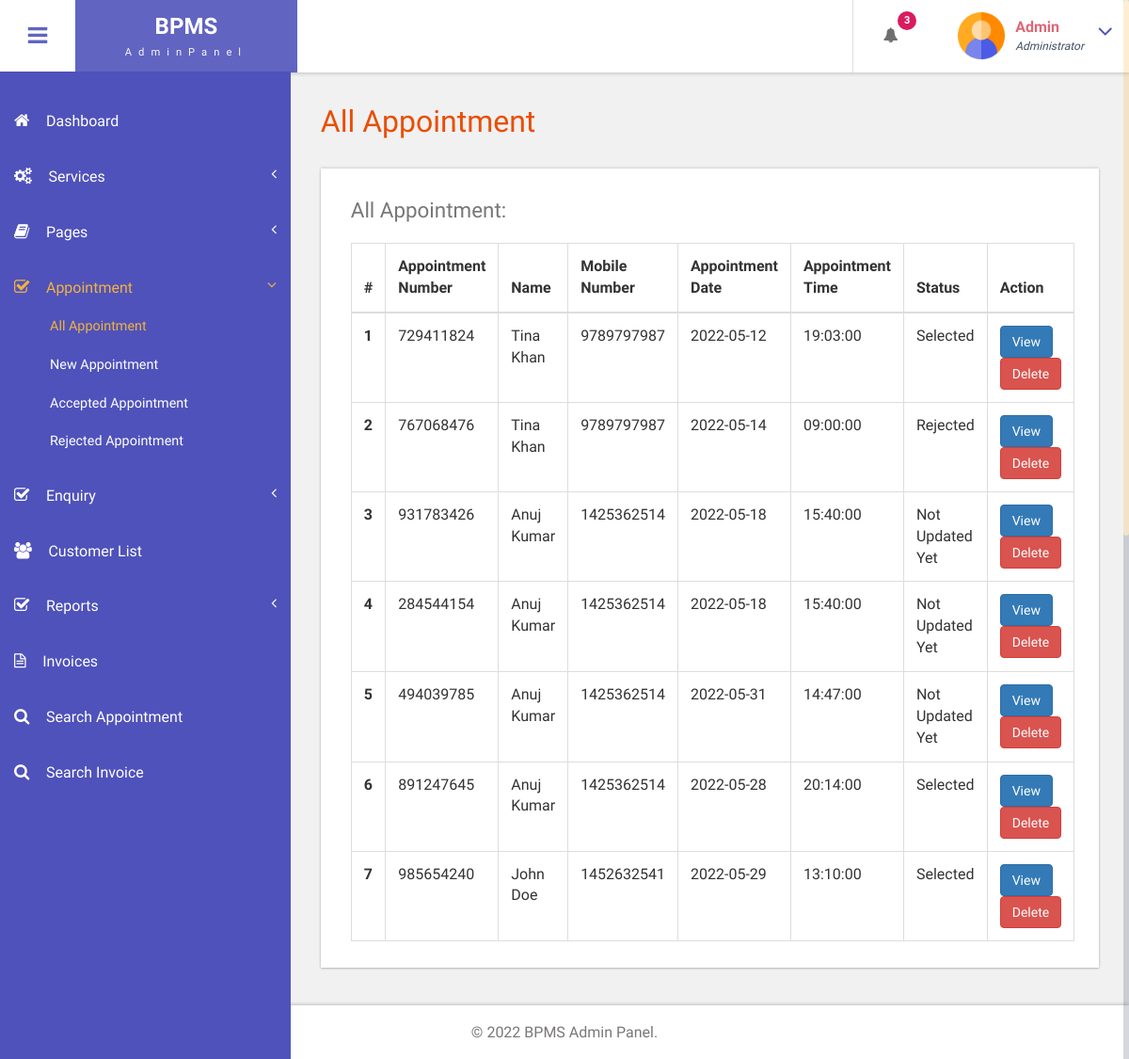
Page /bpms/admin/all-appointment.php (signed in) on the committed database.
### tables this page shows
CREATE TABLE `tblbook` (
  `ID` int(10) NOT NULL,
  `UserID` int(10) DEFAULT NULL,
  `AptNumber` int(10) DEFAULT NULL,
  `AptDate` date DEFAULT NULL,
  `AptTime` time DEFAULT NULL,
  `Message` mediumtext DEFAULT NULL,
  `BookingDate` timestamp NULL DEFAULT current_timestamp(),
  `Remark` varchar(250) DEFAULT NULL,
  `Status` varchar(250) DEFAULT NULL,
  `RemarkDate` timestamp NULL DEFAULT NULL ON UPDATE current_timestamp()
);

CREATE TABLE `tbluser` (
  `ID` int(10) NOT NULL,
  `FirstName` varchar(120) DEFAULT NULL,
  `LastName` varchar(250) DEFAULT NULL,
  `MobileNumber` bigint(10) DEFAULT NULL,
  `Email` varchar(120) DEFAULT NULL,
  `Password` varchar(120) DEFAULT NULL,
  `RegDate` timestamp NULL DEFAULT current_timestamp()
);

### bpms/admin/all-appointment.php (the view, shortened to what this page needs)
<?php
include('includes/dbconnection.php');
if (strlen($_SESSION['bpmsaid']==0)) {
  header('location:logout.php');
  } else{
  ?>
<!DOCTYPE HTML>
<html>
<head>
<link href="css/bootstrap.css" rel='stylesheet' type='text/css' />
<link href="css/style.css" rel='stylesheet' type='text/css' />
<link href="css/font-awesome.css" rel="stylesheet">
<link href="css/animate.css" rel="stylesheet" type="text/css" media="all">
<link href="css/custom.css" rel="stylesheet">
</head>
<body class="cbp-spmenu-push">
	<div class="main-content">
		 <?php include_once('includes/sidebar.php');?>
		 <?php include_once('includes/header.php');?>
		<div id="page-wrapper">
			<div class="main-page">
				<div class="tables">
					<h3 class="title1">All Appointment</h3>
					<div class="table-responsive bs-example widget-shadow">
						<h4>All Appointment:</h4>
						<table class="table table-bordered"> <thead> <tr> <th>#</th>
							<th> Appointment Number</th>
							<th>Name</th><th>Mobile Number</th>
							<th>Appointment Date</th>
							<th>Appointment Time</th>
							<th>Status</th>
							<th>Action</th> </tr> </thead> <tbody>
<?php
$ret=mysqli_query($con,"select tbluser.FirstName,tbluser.LastName,tbluser.Email,tbluser.MobileNumber,tblbook.ID as bid,tblbook.AptNumber,tblbook.AptDate,tblbook.AptTime,tblbook.Message,tblbook.BookingDate,tblbook.Status from tblbook join tbluser on tbluser.ID=tblbook.UserID");
$cnt=1;
while ($row=mysqli_fetch_array($ret)) {
?>
						 <tr> <th scope="row"><?php echo $cnt;?></th>
						 	<td><?php  echo $row['AptNumber'];?></td>
						 	<td><?php  echo $row['FirstName'];?> <?php  echo $row['LastName'];?></td>
						 	<td><?php  echo $row['MobileNumber'];?></td>
						 	<td><?php  echo $row['AptDate'];?></td>
						 	<td><?php  echo $row['AptTime'];?></td>
						 	<?php if($row['Status']==""){ ?>
                     <td class="font-w600"><?php echo "Not Updated Yet"; ?></td>
                     <?php } else { ?>
                      <td><?php  echo $row['Status'];?></td><?php } ?>
                                       <td><a href="view-appointment.php?viewid=<?php echo $row['bid'];?>" class="btn btn-primary">View</a>
<a href="all-appointment.php?delid=<?php echo $row['bid'];?>" class="btn btn-danger" onClick="return confirm('Are you sure you want to delete?')">Delete</a>
                                       	</td> </tr>   <?php
$cnt=$cnt+1;
}?></tbody> </table>
					</div>
				</div>
			</div>
		</div>
		 <?php include_once('includes/footer.php');?>
	</div>
</body>
</html>
<?php }  ?>

### bpms/admin/includes/header.php (shortened to what this page needs)
<div class="sticky-header header-section ">
      <div class="header-left">
        <button id="showLeftPush"><i class="fa fa-bars"></i></button>
        <div class="logo">
          <a href="index.html">
            <h1>BPMS</h1>
            <span>AdminPanel</span>
          </a>
        </div>
      </div>
      <div class="header-right">
        <div class="profile_details_left">
          <ul class="nofitications-dropdown">
            <?php
$ret1=mysqli_query($con,"select tbluser.FirstName,tbluser.LastName,tblbook.ID as bid,tblbook.AptNumber from tblbook join tbluser on tbluser.ID=tblbook.UserID where tblbook.Status is null");
$num=mysqli_num_rows($ret1);
?>
            <li class="dropdown head-dpdn">
              <a href="#" class="dropdown-toggle" data-toggle="dropdown" aria-expanded="false"><i class="fa fa-bell"></i><span class="badge blue"><?php echo $num;?></span></a>
            </li>
          </ul>
          <div class="clearfix"> </div>
        </div>
        <div class="profile_details">
        <?php
$adid=$_SESSION['bpmsaid'];
$ret=mysqli_query($con,"select AdminName from tbladmin where ID='$adid'");
$row=mysqli_fetch_array($ret);
$name=$row['AdminName'];
?>
          <ul>
            <li class="dropdown profile_details_drop">
              <a href="#" class="dropdown-toggle" data-toggle="dropdown" aria-expanded="false">
                <div class="profile_img">
                  <span class="prfil-img"><img src="images/admin.png" alt="" width="50" height="50"> </span>
                  <div class="user-name">
                    <p><?php echo $name; ?></p>
                    <span>Administrator</span>
                  </div>
                  <i class="fa fa-angle-down lnr"></i>
                  <div class="clearfix"></div>
                </div>
              </a>
            </li>
          </ul>
        </div>
      </div>
      <div class="clearfix"> </div>
    </div>

### bpms/admin/css/style.css (style rules this page uses)
h4, h5, h6, h1, h2, h3 { margin: 0; }
ul, ol { margin: 0; }
p { margin: 0; }
html, body { font-family: 'Roboto Condensed', sans-serif; font-size: 100%; overflow-x: hidden; background: #fff; }
body a { transition: 0.5s all ease; -webkit-transition: 0.5s all ease; -moz-transition: 0.5s all ease; -o-transition: 0.5s all ease; -ms-transition: 0.5s all ease; text-decoration:none; }
h1,h2,h3,h4,h5,h6 { margin:0; }
p { margin:0; }
ul,label { margin:0; padding:0; }
.main-content { position: relative; }
.sticky-header { position: fixed; top: 0; left:0px; width: 100%; z-index: 100; }
.header-section { background:#FFF; box-shadow: 1px 1px 4px rgba(0, 0, 0, 0.21); -webkit-box-shadow: 1px 1px 4px rgba(0, 0, 0, 0.21); -moz-box-shadow: 1px 1px 4px rgba(0, 0, 0, 0.21); -o-box-shadow: 1px 1px 4px rgba(0, 0, 0, 0.21); }
.header-section::after { clear: both; display: block; content: ''; }
.header-left { float: left; width: 45%; }
.header-right { float: right; }
button#showLeftPush { font-size: 1.5em; width: 80px; padding: 0.87em 0; text-align: center; cursor: pointer; float: left; color: #6F6F6F; -moz-transition: all 0.2s ease-out 0s; -webkit-transition: all 0.2s ease-out 0s; transition: all 0.2s ease-out 0s; border: none; background-color: #fff; outline:none; }
.cbp-spmenu-push { overflow-x: hidden; position: relative; }
.cbp-spmenu, .cbp-spmenu-push { -webkit-transition: all 0.3s ease; -moz-transition: all 0.3s ease; transition: all 0.3s ease; }
.cbp-spmenu-push div#page-wrapper { margin: 0 0 0 19.3em; transition:.5s all; -webkit-transition:.5s all; -moz-transition:.5s all; }
.fa { display: inline-block; font-family: FontAwesome; font-style: normal; font-weight: normal; line-height: 1; -webkit-font-smoothing: antialiased; -moz-osx-font-smoothing: grayscale; }
.logo { background: #6164C1; text-align: center; float: left; }
.logo a { padding: 0.9em 3.3em .7em; display: block; text-decoration: none; }
.logo a h1 { color: #fff; font-size: 1.5em; line-height: 1.2em; font-weight: 700; }
.logo a span { color: #F8F8F8; font-size: .7em; text-align: center; letter-spacing: 7px; }
.profile_details_left { float: left; }
li.dropdown.head-dpdn { display: inline-block; padding: 1.7em 0; border-left: 1px solid #E0E0E0; float: left; }
li.dropdown.head-dpdn a.dropdown-toggle { padding: 1.7em 2em; }
i.fa.fa-bell { color:#6F6F6F; }
.header-right span.badge { font-size: 11px; font-weight: bold; color: #FFF; background: #8BC34A; line-height: 15px; width: 20px; height: 20px; border-radius: 2em; -webkit-border-radius: 2em; -moz-border-radius: 2em; -o-border-radius: 2em; text-align: center; display: inline-block; position: absolute; top: 16%; padding: 2px 0 0; }
.header-right span.blue { background-color:#D81B60; }
.profile_details { float: right; }
.profile_details_drop a.dropdown-toggle { display:block; padding: 0.8em 3em 0 2em; }
.profile_img span.prfil-img { float:left; }
.user-name { float:left; margin-top:8px; margin-left:11px; height:35px; }
.profile_details ul li { list-style-type:none; position:relative; }
.profile_details li a i.fa.lnr { position: absolute; top: 34%; right: 8%; color: #4F52BA; font-size: 1.6em; }
.user-name p { font-size:1em; color:#DD6777; line-height:1em; font-weight:700; }
.user-name span { font-size: .75em; font-style: italic; color: #424f63; font-weight: normal; margin-top: .3em; }
.widget-shadow { background-color: #fff; box-shadow: 0 -1px 3px rgba(0,0,0,.12),0 1px 2px rgba(0,0,0,.24); -webkit-box-shadow: 0 -1px 3px rgba(0,0,0,.12),0 1px 2px rgba(0,0,0,.24); -moz-box-shadow: 0 -1px 3px rgba(0,0,0,.12),0 1px 2px rgba(0,0,0,.24); }
h3.title1 { font-size: 2em; color: #e94e02; margin-bottom: 0.8em; }
.table > thead > tr > th, .table > tbody > tr > th, .table > tfoot > tr > th, .table > thead > tr > td, .table > tbody > tr > td, .table > tfoot > tr > td { border-top: none; }
.tables h4 { font-size: 1.4em; margin-bottom: 1em; color: #777777; }
.tables .panel-body ,.tables .bs-example { padding: 2em 2em 0.5em; }
.tables .table > thead > tr > th, .tables .table > tbody > tr > th, .tables .table > tfoot > tr > th, .tables .table > thead > tr > td, .tables .table > tbody > tr > td, .tables .table > tfoot > tr > td { padding: 13px; border-top: 1px solid #E0E0E0; }
.bs-example { margin-top: 2em; }

### bpms/admin/css/custom.css (style rules this page uses)
#page-wrapper { padding:7em 2em 2.5em; background-color: #F1F1F1; }

### rows in the picture
tblbook: AptNumber "729411824", UserID.FirstName "Tina", UserID.LastName "Khan", UserID.MobileNumber "9789797987", AptDate "2022-05-12", AptTime "19:03:00", Status "Selected"
tblbook: AptNumber "767068476", UserID.FirstName "Tina", UserID.LastName "Khan", UserID.MobileNumber "9789797987", AptDate "2022-05-14", AptTime "09:00:00", Status "Rejected"
tblbook: AptNumber "931783426", UserID.FirstName "Anuj", UserID.LastName "Kumar", UserID.MobileNumber "1425362514", AptDate "2022-05-18", AptTime "15:40:00", shows "Not Updated Yet"
tblbook: AptNumber "284544154", UserID.FirstName "Anuj", UserID.LastName "Kumar", UserID.MobileNumber "1425362514", AptDate "2022-05-18", AptTime "15:40:00", shows "Not Updated Yet"
tblbook: AptNumber "494039785", UserID.FirstName "Anuj", UserID.LastName "Kumar", UserID.MobileNumber "1425362514", AptDate "2022-05-31", AptTime "14:47:00", shows "Not Updated Yet"
tblbook: AptNumber "891247645", UserID.FirstName "Anuj", UserID.LastName "Kumar", UserID.MobileNumber "1425362514", AptDate "2022-05-28", AptTime "20:14:00", Status "Selected"
tblbook: AptNumber "985654240", UserID.FirstName "John", UserID.LastName "Doe", UserID.MobileNumber "1452632541", AptDate "2022-05-29", AptTime "13:10:00", Status "Selected"

### other values in the picture
$num "3"
$name "Admin"
